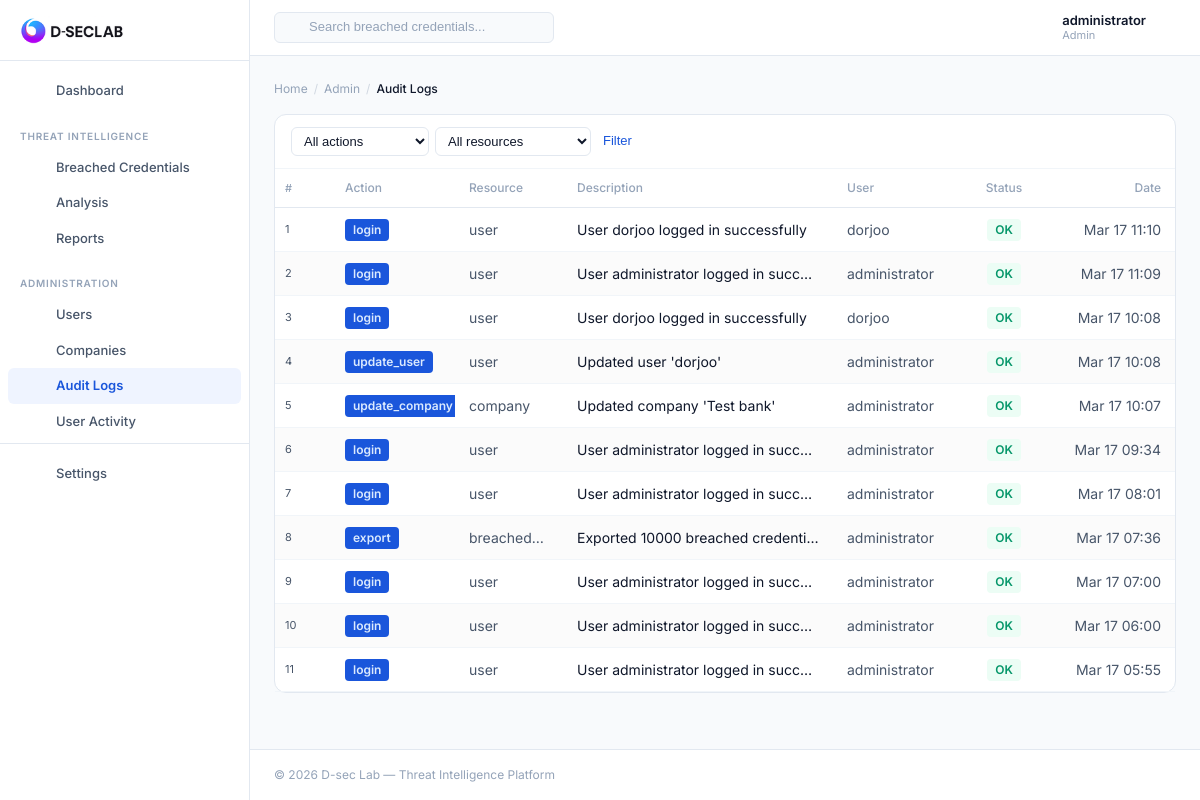
The app's page /admin/audit-logs (signed in) with its own data.
### cuba/models.py (models this page shows, shortened)
class User(db.Model, UserMixin):
    id = db.Column(db.Integer, primary_key=True)
    username = db.Column(db.String(50), unique=True, nullable=False)
    email = db.Column(db.String(255), unique=True, nullable=False)
    password = db.Column(db.String(255), nullable=False)
    role = db.Column(db.String(20), default='member', nullable=False)
    isAdmin = db.Column(db.Boolean, default=False)
    company_id = db.Column(db.Integer, db.ForeignKey('company.id'), nullable=True)
    is_active = db.Column(db.Boolean, default=True)
    last_login = db.Column(db.DateTime, nullable=True)
    created_at = db.Column(db.DateTime, default=utcnow)
    updated_at = db.Column(db.DateTime, default=utcnow, onupdate=utcnow)
    @property
    def is_admin_user(self) -> bool:
        return self.role == 'admin' or self.isAdmin

class AuditLog(db.Model):
    id = db.Column(db.Integer, primary_key=True)
    user_id = db.Column(db.Integer, db.ForeignKey('user.id'), nullable=True)
    action_type = db.Column(db.String(50), nullable=False, index=True)
    resource_type = db.Column(db.String(50), nullable=False, index=True)
    resource_id = db.Column(db.Integer, nullable=True)
    description = db.Column(db.Text, nullable=False)
    ip_address = db.Column(db.String(45), nullable=True)
    user_agent = db.Column(db.String(500), nullable=True)
    old_values = db.Column(db.Text, nullable=True)
    new_values = db.Column(db.Text, nullable=True)
    status = db.Column(db.String(20), default='success', nullable=False)
    error_message = db.Column(db.Text, nullable=True)
    created_at = db.Column(db.DateTime, default=utcnow, index=True)
    user = db.relationship('User', backref='audit_logs')

### cuba/admin_routes.py (the view)
@admin_bp.route('/admin/audit-logs')
@login_required
@admin_required
def audit_logs():
    page = request.args.get('page', 1, type=int)
    per_page = 50
    action_filter = request.args.get('action_type', '')
    resource_filter = request.args.get('resource_type', '')
    user_filter = request.args.get('user_id', type=int)
    status_filter = request.args.get('status', '')
    date_from = request.args.get('date_from', '')
    date_to = request.args.get('date_to', '')
    query = AuditLog.query
    if action_filter:
        query = query.filter(AuditLog.action_type == action_filter)
    if resource_filter:
        query = query.filter(AuditLog.resource_type == resource_filter)
    if user_filter:
        query = query.filter(AuditLog.user_id == user_filter)
    if status_filter:
        query = query.filter(AuditLog.status == status_filter)
    if date_from:
        try:
            date_from_obj = datetime.strptime(date_from, '%Y-%m-%d')
            query = query.filter(AuditLog.created_at >= date_from_obj)
        except ValueError:
            pass
    if date_to:
        try:
            date_to_obj = datetime.strptime(date_to, '%Y-%m-%d')
            query = query.filter(AuditLog.created_at <= date_to_obj)
        except ValueError:
            pass
    query = query.order_by(AuditLog.created_at.desc())
    pagination = query.paginate(page=page, per_page=per_page, error_out=False)
    audit_logs = pagination.items
    action_types = db.session.query(AuditLog.action_type).distinct().all()
    resource_types = db.session.query(AuditLog.resource_type).distinct().all()
    breadcrumb = {"parent": "Admin", "child": "Audit Logs"}
    return render_template('admin/audit_logs.html',
                         audit_logs=audit_logs,
                         pagination=pagination,
                         action_types=[a[0] for a in action_types],
                         resource_types=[r[0] for r in resource_types],
                         breadcrumb=breadcrumb)

### cuba/security.py (called while the page is built)
def admin_required(f):
    @wraps(f)
    def decorated_function(*args, **kwargs):
        if not current_user.is_authenticated:
            flash("Please login to access this page.", "warning")
            return redirect(url_for("auth.login"))
        if not current_user.is_admin_user:
            flash("Access denied. Admin privileges required.", "danger")
            return redirect(url_for("main.indexPage"))
        return f(*args, **kwargs)
    return decorated_function

### cuba/templates/admin/audit_logs.html (shortened to what this page needs)
{% extends "base.html" %}
{% block content %}
<div class="container-fluid p-0">
  <div class="card">
    <div style="padding:12px 16px;border-bottom:1px solid var(--border-light);">
      <form method="GET" style="margin:0;display:flex;align-items:center;gap:6px;flex-wrap:wrap;">
        <select name="action_type" style="font-size:13px;padding:5px 8px;border:1px solid var(--border);border-radius:6px;background:var(--bg-white);color:var(--text);outline:none;">
          <option value="">All actions</option>
        </select>
        <select name="resource_type" style="font-size:13px;padding:5px 8px;border:1px solid var(--border);border-radius:6px;background:var(--bg-white);color:var(--text);outline:none;">
          <option value="">All resources</option>
        </select>
        <button type="submit" style="font-size:13px;font-weight:500;color:var(--primary);background:none;border:none;cursor:pointer;">Filter</button>
      </form>
    </div>
    <div style="overflow-x:auto;">
      <table class="av-table">
        <thead>
          <tr>
            <th style="width:20px;padding-left:10px;padding-right:0;font-size:11px;">#</th>
            <th style="width:14%;padding-left:16px;">Action</th>
            <th style="width:12%;">Resource</th>
            <th style="width:30%;">Description</th>
            <th style="width:14%;">User</th>
            <th style="width:10%;" class="c">Status</th>
            <th style="width:14%;" class="r">Date</th>
          </tr>
        </thead>
        <tbody>
          {% if audit_logs %}
          {% for log in audit_logs %}
          <tr>
            <td style="padding-left:10px;padding-right:0;font-size:11px;" class="m">{{ loop.index }}</td>
            <td style="padding-left:16px;"><span class="av-tag">{{ log.action_type }}</span></td>
            <td class="m">{{ log.resource_type }}</td>
            <td style="max-width:300px;">{{ log.description }}</td>
            <td class="m">{{ log.user.username if log.user else '—' }}</td>
            <td class="c">{% if log.status == 'success' %}<span class="av-tag av-tag-success">OK</span>{% else %}<span class="av-tag av-tag-danger">{{ log.status }}</span>{% endif %}</td>
            <td class="m r">{{ log.created_at.strftime('%b %d %H:%M') if log.created_at else '-' }}</td>
          </tr>
          {% endfor %}
          {% else %}
          <tr><td colspan="7" class="av-empty">No audit logs</td></tr>
          {% endif %}
        </tbody>
      </table>
    </div>
  </div>
</div>
{% endblock %}

### cuba/templates/layout/header.html (shortened to what this page needs)
<header class="dsec-header">
  <div class="dsec-header-left">
    <div class="dsec-header-search">
      <form action="{{ url_for('threat_intel.breached_creds_list') }}" method="get" style="margin:0;">
        <input type="text" name="search" placeholder="Search breached credentials..." autocomplete="off">
      </form>
    </div>
  </div>
  <div class="dsec-header-right">
    <button class="dsec-header-btn" id="theme-toggle" title="Toggle dark/light mode">
    </button>
    {% if current_user.is_authenticated %}
    <div style="position:relative;">
      <button class="dsec-header-btn" id="notif-toggle" title="Notifications">
      </button>
    </div>
    <div style="position:relative;">
      <div class="dsec-header-profile" id="profile-toggle">
        <div class="dsec-header-profile-info">
          <div class="dsec-header-profile-name">{{ current_user.username }}</div>
          <div class="dsec-header-profile-role">{{ 'Admin' if current_user.is_admin_user else 'Member' }}</div>
        </div>
        <i data-feather="chevron-down" style="width:14px;height:14px;color:var(--text-muted);"></i>
      </div>
    </div>
    {% else %}
    <a href="{{ url_for('auth.login') }}" class="btn btn-primary btn-sm">Sign In</a>
    {% endif %}
  </div>
</header>

### cuba/templates/layout/breadcrumb.html
{% if breadcrumb %}
<div style="display:flex;align-items:center;gap:6px;font-size:12px;color:var(--text-muted);margin-bottom:16px;">
  <a href="{{ url_for('main.indexPage') }}" style="color:var(--text-muted);text-decoration:none;">Home</a>
  {% if breadcrumb.parent %}
  <span style="opacity:0.4;">/</span>
  <span>{{ breadcrumb.parent }}</span>
  {% endif %}
  {% if breadcrumb.child %}
  <span style="opacity:0.4;">/</span>
  <span style="color:var(--text);font-weight:500;">{{ breadcrumb.child }}</span>
  {% endif %}
</div>
{% endif %}

### cuba/static/assets/css/custom-branding.css (style rules this page uses)
:root { --primary: #1a56db; --primary-hover: #1347b8; --primary-light: #eff4ff; --primary-50: rgba(26, 86, 219, 0.08); --text: #0f172a; --text-secondary: #475569; --text-muted: #94a3b8; --bg: #f8fafc; --bg-white: #ffffff; --border: #e2e8f0; --border-light: #f1f5f9; --success: #059669; --danger: #dc2626; --warning: #d97706; --info: #0284c7; --radius: 8px; --radius-sm: 6px; --radius-lg: 12px; --shadow-sm: 0 1px 2px rgba(0,0,0,0.04); --shadow: 0 1px 3px rgba(0,0,0,0.06), 0 1px 2px rgba(0,0,0,0.04); --sidebar-width: 250px; --header-height: 56px; --transition: all 0.15s ease; }
*, *::before, *::after { box-sizing: border-box; }
body { font-family: 'Inter', -apple-system, BlinkMacSystemFont, 'Segoe UI', sans-serif; background: var(--bg); color: var(--text); font-size: 14px; line-height: 1.5; -webkit-font-smoothing: antialiased; -moz-osx-font-smoothing: grayscale; margin: 0; padding: 0; overflow-x: hidden; }
.dsec-header { height: var(--header-height); background: var(--bg-white); border-bottom: 1px solid var(--border); display: flex; align-items: center; justify-content: space-between; padding: 0 24px; position: sticky; top: 0; z-index: 100; }
.dsec-header-left { display: flex; align-items: center; gap: 16px; }
.dsec-header-search { position: relative; }
.dsec-header-search input { background: var(--bg); border: 1px solid var(--border); border-radius: var(--radius-sm); padding: 7px 12px 7px 34px; font-size: 13px; width: 280px; outline: none; transition: var(--transition); color: var(--text); }
.dsec-header-search input::placeholder { color: var(--text-muted); }
.dsec-header-right { display: flex; align-items: center; gap: 8px; }
.dsec-header-btn { background: none; border: none; padding: 8px; border-radius: var(--radius-sm); color: var(--text-secondary); cursor: pointer; transition: var(--transition); display: flex; align-items: center; position: relative; }
.dsec-header-profile { display: flex; align-items: center; gap: 8px; padding: 4px 8px; border-radius: var(--radius-sm); cursor: pointer; transition: var(--transition); text-decoration: none; color: var(--text); margin-left: 8px; }
.dsec-header-profile-info { line-height: 1.2; }
.dsec-header-profile-name { font-size: 13px; font-weight: 600; }
.dsec-header-profile-role { font-size: 11px; color: var(--text-muted); }
.card { background: var(--bg-white); border: 1px solid var(--border); border-radius: var(--radius-lg); box-shadow: none; margin-bottom: 20px; }
.av-table { width:100%; border-collapse:collapse; font-size:14px; table-layout:fixed; }
.av-table thead th { padding:10px 14px; font-size:12px; font-weight:500; color:var(--text-muted); text-align:left; border-bottom:1px solid var(--border); background:var(--bg-white); user-select:none; }
.av-table thead th.r { text-align:right; }
.av-table thead th.c { text-align:center; }
.av-table tbody tr { transition:background 0.1s; }
.av-table tbody tr:nth-child(even) { background:rgba(0,0,0,0.015); }
.av-table tbody td { padding:10px 14px; white-space:nowrap; overflow:hidden; text-overflow:ellipsis; border-bottom:1px solid var(--border-light); color:var(--text); }
.av-table tbody td.m { color:var(--text-secondary); }
.av-table tbody td.r { text-align:right; }
.av-table tbody td.c { text-align:center; }
.av-tag { display:inline-block; padding:2px 8px; border-radius:4px; font-size:12px; font-weight:600; background:var(--primary); color:#dbeafe; }
.av-tag-success { background:#ecfdf5; color:#059669; }

### records on screen
User: username "administrator", role "Admin", parent "Admin"
AuditLog: action_type "login", resource_type "user", description "User dorjoo logged in successfully", user "dorjoo", status "OK", created_at "Mar 17 11:10"
AuditLog: action_type "login", resource_type "user", description "User administrator logged in succ…", user "administrator", status "OK", created_at "Mar 17 11:09"
AuditLog: action_type "login", resource_type "user", description "User dorjoo logged in successfully", user "dorjoo", status "OK", created_at "Mar 17 10:08"
AuditLog: action_type "update_user", resource_type "user", description "Updated user 'dorjoo'", user "administrator", status "OK", created_at "Mar 17 10:08"
AuditLog: action_type "update_com…", resource_type "company", description "Updated company 'Test bank'", user "administrator", status "OK", created_at "Mar 17 10:07"
AuditLog: action_type "login", resource_type "user", description "User administrator logged in succ…", user "administrator", status "OK", created_at "Mar 17 09:34"
AuditLog: action_type "login", resource_type "user", description "User administrator logged in succ…", user "administrator", status "OK", created_at "Mar 17 08:01"
AuditLog: action_type "export", resource_type "breached…", description "Exported 10000 breached credenti…", user "administrator", status "OK", created_at "Mar 17 07:36"
AuditLog: action_type "login", resource_type "user", description "User administrator logged in succ…", user "administrator", status "OK", created_at "Mar 17 07:00"
AuditLog: action_type "login", resource_type "user", description "User administrator logged in succ…", user "administrator", status "OK", created_at "Mar 17 06:00"
AuditLog: action_type "login", resource_type "user", description "User administrator logged in succ…", user "administrator", status "OK", created_at "Mar 17 05:55"

### other values on screen
{{ breadcrumb.child }} "Audit Logs"
